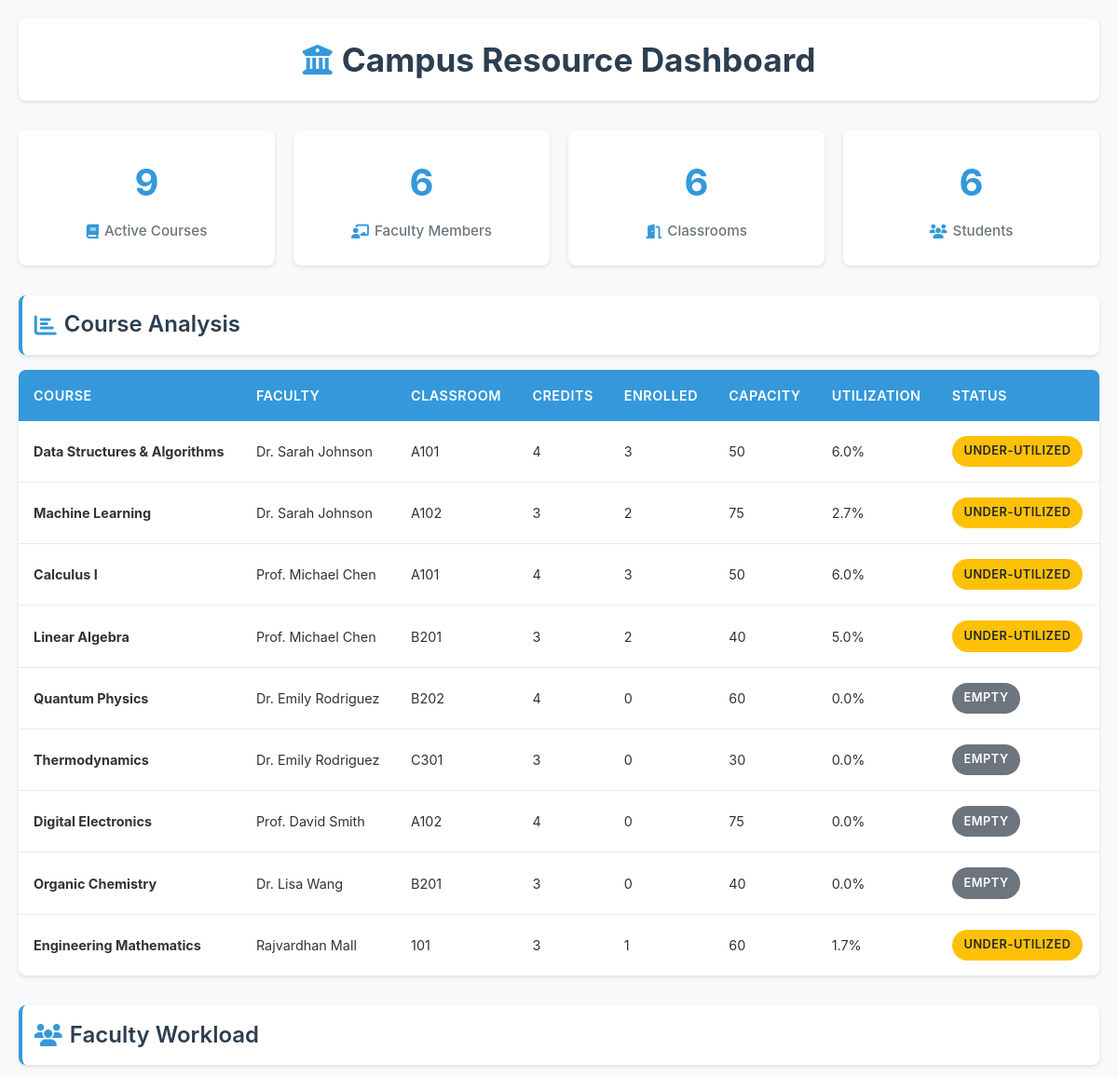
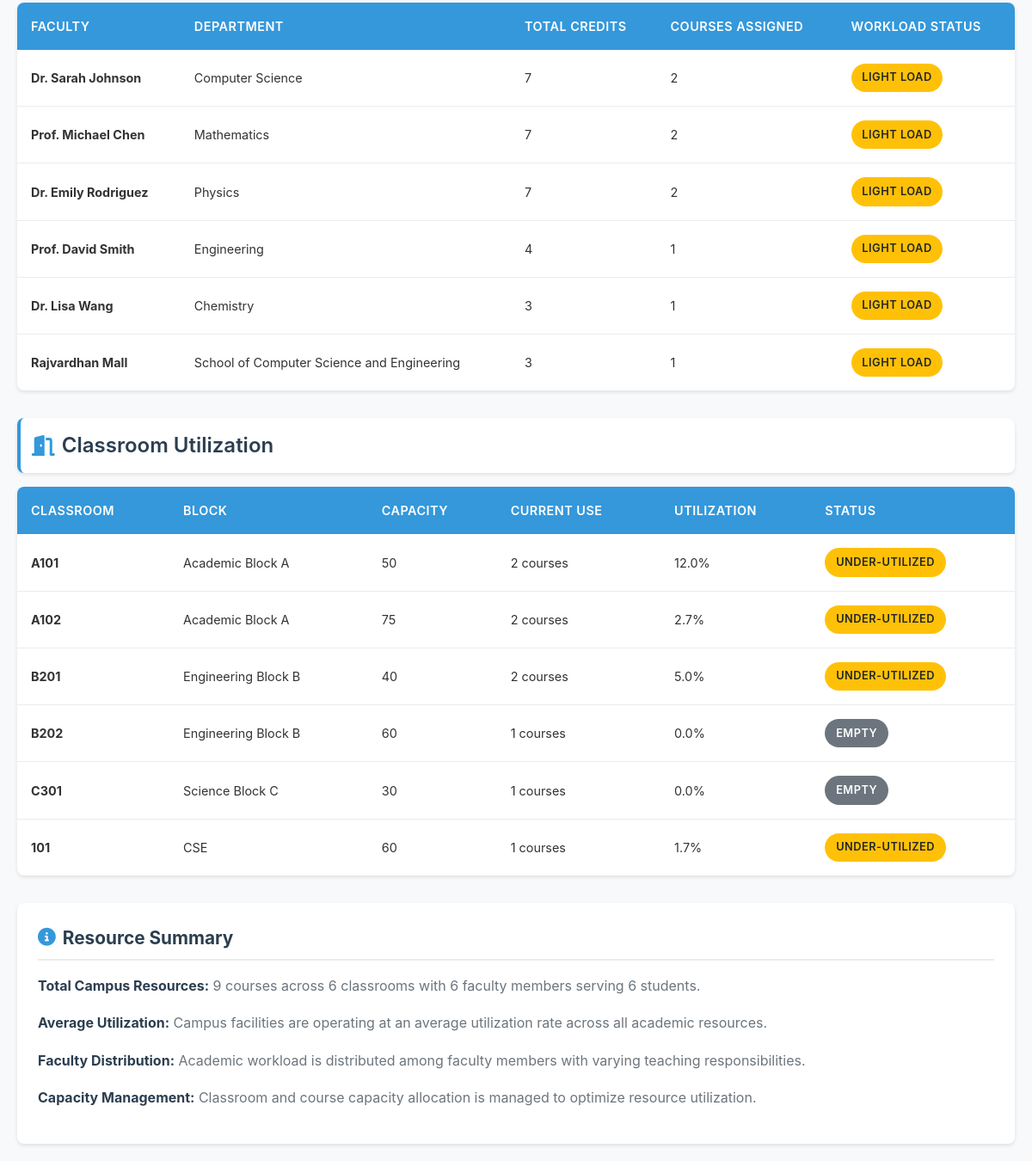
The page / on the database its author committed (2 pictures, top to bottom).
### core/models.py (models this page shows, shortened)
class Course(models.Model):
    name = models.CharField(max_length=100)
    faculty = models.ForeignKey(Faculty, on_delete=models.SET_NULL, null=True)
    classroom = models.ForeignKey(Classroom, on_delete=models.SET_NULL, null=True)
    credits = models.IntegerField()
    def capacity_utilization(self):
        enrolled = self.student_set.count()
        capacity = self.classroom.capacity if self.classroom else 0
        if capacity > 0:
            return (enrolled / capacity) * 100
        return 0
    def utilization_status(self):
        util = self.capacity_utilization()
        if util == 0:
            return "Empty"
        elif util <= 50:
            return "Under-utilized"
        elif util <= 80:
            return "Well-utilized"
        elif util <= 100:
            return "Fully-utilized"
        else:
            return "Over-capacity"
    def enrolled_count(self):
        return self.student_set.count()

class Faculty(models.Model):
    name = models.CharField(max_length=100)
    department = models.CharField(max_length=100)
    def total_workload(self):
        courses = self.course_set.all()
        return sum(course.credits for course in courses)
    def workload_status(self):
        total = self.total_workload()
        if total == 0:
            return "No Load"
        elif total <= 12:
            return "Light Load"
        elif total <= 18:
            return "Normal Load"
        elif total <= 24:
            return "Heavy Load"
        else:
            return "Overloaded"

class Classroom(models.Model):
    block = models.ForeignKey(Block, on_delete=models.CASCADE)
    room_number = models.CharField(max_length=20)
    capacity = models.IntegerField()
    @property
    def name(self):
        return self.room_number
    def capacity_utilization(self):
        if self.capacity == 0:
            return 0
        total_enrolled = 0
        for course in self.course_set.all():
            total_enrolled += course.student_set.count()
        utilization = (total_enrolled / self.capacity) * 100
        return min(utilization, 999)
    def utilization_status(self):
        util = self.capacity_utilization()
        if util == 0:
            return "Empty"
        elif util <= 50:
            return "Under-utilized"
        elif util <= 80:
            return "Well-utilized"
        elif util <= 100:
            return "Fully-utilized"
        else:
            return "Over-capacity"

class Block(models.Model):
    name = models.CharField(max_length=100)

### core/views.py (the view)
# urls.py: path('', views.dashboard, name='dashboard'),
def dashboard(request):
    try:
        courses = Course.objects.select_related('faculty', 'classroom', 'classroom__block').all()
        faculty = Faculty.objects.prefetch_related('course_set').all()
        blocks = Block.objects.all()
        classrooms = Classroom.objects.all()
        students = Student.objects.all()
        try:
            total_capacity = sum(c.classroom.capacity for c in courses if c.classroom)
            total_enrolled = sum(c.enrolled_count() for c in courses)
            avg_utilization = (total_enrolled / total_capacity * 100) if total_capacity > 0 else 0
        except Exception as e:
            logger.warning(f"Error calculating capacity statistics: {e}")
            total_capacity = 0
            total_enrolled = 0
            avg_utilization = 0
        try:
            total_credits = sum(f.total_workload() for f in faculty)
            avg_workload = (total_credits / len(faculty)) if faculty else 0
        except Exception as e:
            logger.warning(f"Error calculating workload statistics: {e}")
            total_credits = 0
            avg_workload = 0
        context = {
            'courses': courses,
            'faculty': faculty,
            'blocks': blocks,
            'classrooms': classrooms,
            'students': students,
            'summary_stats': {
                'total_capacity': total_capacity,
                'total_enrolled': total_enrolled,
                'avg_utilization': round(avg_utilization, 1),
                'total_credits': total_credits,
                'avg_workload': round(avg_workload, 1),
            }
        }
        return render(request, 'dashboard.html', context)
    except Exception as e:
        logger.error(f"Error in dashboard view: {e}")
        return render(request, 'dashboard.html', {
            'courses': Course.objects.none(),
            'faculty': Faculty.objects.none(),
            'blocks': Block.objects.none(),
            'classrooms': Classroom.objects.none(),
            'students': Student.objects.none(),
            'summary_stats': {
                'total_capacity': 0,
                'total_enrolled': 0,
                'avg_utilization': 0,
                'total_credits': 0,
                'avg_workload': 0,
            },
            'error_message': 'Unable to load dashboard data. Please try again later.'
        })

### core/templates/dashboard.html (shortened to what this page needs)
{% load static %}
<!DOCTYPE html>
<html lang="en">
<head>
    <link rel="stylesheet" type="text/css" href="{% static 'css/dashboard.css' %}">
    <link rel="stylesheet" href="https://cdnjs.cloudflare.com/ajax/libs/font-awesome/6.4.0/css/all.min.css">
</head>
<body>
    <div class="container">
        <h1>
            <i class="fas fa-university"></i>
            Campus Resource Dashboard
        </h1>
        <div class="stats-summary">
            <div class="stat-card">
                <div class="stat-number">{{ courses.count }}</div>
                <div class="stat-label">
                    <i class="fas fa-book"></i> Active Courses
                </div>
            </div>
            <div class="stat-card">
                <div class="stat-number">{{ faculty.count }}</div>
                <div class="stat-label">
                    <i class="fas fa-chalkboard-teacher"></i> Faculty Members
                </div>
            </div>
            <div class="stat-card">
                <div class="stat-number">{{ classrooms.count }}</div>
                <div class="stat-label">
                    <i class="fas fa-door-open"></i> Classrooms
                </div>
            </div>
            <div class="stat-card">
                <div class="stat-number">{{ students.count }}</div>
                <div class="stat-label">
                    <i class="fas fa-users"></i> Students
                </div>
            </div>
        </div>
        <h2>
            <i class="fas fa-chart-bar"></i> Course Analysis
        </h2>
        <div class="table-container">
            <table>
                <thead>
                    <tr>
                        <th>Course</th>
                        <th>Faculty</th>
                        <th>Classroom</th>
                        <th>Credits</th>
                        <th>Enrolled</th>
                        <th>Capacity</th>
                        <th>Utilization</th>
                        <th>Status</th>
                    </tr>
                </thead>
                <tbody>
                    {% for course in courses %}
                    <tr>
                        <td><strong>{{ course.name }}</strong></td>
                        <td>{{ course.faculty.name|default:"Not Assigned" }}</td>
                        <td>{{ course.classroom.name|default:"Not Assigned" }}</td>
                        <td>{{ course.credits }}</td>
                        <td>{{ course.enrolled_count }}</td>
                        <td>{{ course.classroom.capacity|default:"N/A" }}</td>
                        <td>{{ course.capacity_utilization|floatformat:1 }}%</td>
                        <td><span class="status {{ course.utilization_status|lower }}">{{ course.utilization_status }}</span></td>
                    </tr>
                    {% empty %}
                    <tr>
                        <td colspan="8">No courses available</td>
                    </tr>
                    {% endfor %}
                </tbody>
            </table>
        </div>
        <h2>
            <i class="fas fa-users"></i> Faculty Workload
        </h2>
        <div class="table-container">
            <table>
                <thead>
                    <tr>
                        <th>Faculty</th>
                        <th>Department</th>
                        <th>Total Credits</th>
                        <th>Courses Assigned</th>
                        <th>Workload Status</th>
                    </tr>
                </thead>
                <tbody>
                    {% for member in faculty %}
                    <tr>
                        <td><strong>{{ member.name }}</strong></td>
                        <td>{{ member.department|default:"Not Assigned" }}</td>
                        <td>{{ member.total_workload }}</td>
                        <td>{{ member.course_set.count }}</td>
                        <td><span class="status {{ member.workload_status|lower }}">{{ member.workload_status }}</span></td>
                    </tr>
                    {% empty %}
                    <tr>
                        <td colspan="5">No faculty members available</td>
                    </tr>
                    {% endfor %}
                </tbody>
            </table>
        </div>
        <h2>
            <i class="fas fa-door-open"></i> Classroom Utilization
        </h2>
        <div class="table-container">
            <table>
                <thead>
                    <tr>
                        <th>Classroom</th>
                        <th>Block</th>
                        <th>Capacity</th>
                        <th>Current Use</th>
                        <th>Utilization</th>
                        <th>Status</th>
                    </tr>
                </thead>
                <tbody>
                    {% for classroom in classrooms %}
                    <tr>
                        <td><strong>{{ classroom.name }}</strong></td>
                        <td>{{ classroom.block.name }}</td>
                        <td>{{ classroom.capacity }}</td>
                        <td>{{ classroom.course_set.count }} courses</td>
                        <td>{{ classroom.capacity_utilization|floatformat:1 }}%</td>
                        <td><span class="status {{ classroom.utilization_status|lower }}">{{ classroom.utilization_status }}</span></td>
                    </tr>
                    {% empty %}
                    <tr>
                        <td colspan="6">No classrooms available</td>
                    </tr>
                    {% endfor %}
                </tbody>
            </table>
        </div>
        <div class="resource-summary">
            <h3><i class="fas fa-info-circle"></i> Resource Summary</h3>
            <p><strong>Total Campus Resources:</strong> {{ courses.count }} courses across {{ classrooms.count }} classrooms with {{ faculty.count }} faculty members serving {{ students.count }} students.</p>
            {% if courses %}
                <p><strong>Average Utilization:</strong> Campus facilities are operating at an average utilization rate across all academic resources.</p>
                <p><strong>Faculty Distribution:</strong> Academic workload is distributed among faculty members with varying teaching responsibilities.</p>
                <p><strong>Capacity Management:</strong> Classroom and course capacity allocation is managed to optimize resource utilization.</p>
            {% else %}
                <p><strong>No Data Available:</strong> Please add courses, faculty, and classroom data to view detailed analytics.</p>
            {% endif %}
        </div>
    </div>
</body>
</html>

### core/static/css/dashboard.css (style rules this page uses)
* { margin: 0; padding: 0; box-sizing: border-box; }
body { font-family: -apple-system, BlinkMacSystemFont, 'Segoe UI', Roboto, sans-serif; background-color: #f8f9fa; color: #333; line-height: 1.6; padding: 20px; }
.container { max-width: 1200px; margin: 0 auto; }
h1 { color: #2c3e50; font-size: 2.2rem; font-weight: 700; margin-bottom: 2rem; text-align: center; padding: 1rem; background: white; border-radius: 8px; box-shadow: 0 2px 4px rgba(0,0,0,0.1); display: flex; align-items: center; justify-content: center; gap: 10px; }
h1 i { color: #3498db; font-size: 2rem; }
h2 { color: #2c3e50; font-size: 1.5rem; font-weight: 600; margin: 2rem 0 1rem 0; padding: 0.8rem; background: white; border-radius: 8px; border-left: 4px solid #3498db; box-shadow: 0 2px 4px rgba(0,0,0,0.1); display: flex; align-items: center; gap: 8px; }
h2 i { color: #3498db; }
.stats-summary { display: grid; grid-template-columns: repeat(auto-fit, minmax(220px, 1fr)); gap: 20px; margin-bottom: 2rem; }
.stat-card { background: white; padding: 1.5rem; border-radius: 8px; text-align: center; box-shadow: 0 2px 4px rgba(0,0,0,0.1); transition: transform 0.2s ease; }
.stat-number { font-size: 2.5rem; font-weight: 700; color: #3498db; margin-bottom: 0.5rem; }
.stat-label { font-size: 0.95rem; color: #6c757d; font-weight: 500; display: flex; align-items: center; justify-content: center; gap: 6px; }
.stat-label i { color: #3498db; }
.table-container { background: white; border-radius: 8px; box-shadow: 0 2px 4px rgba(0,0,0,0.1); margin-bottom: 2rem; overflow: hidden; }
table { width: 100%; border-collapse: collapse; }
thead th { background: #3498db; color: white; padding: 1rem; font-weight: 600; text-align: left; font-size: 0.9rem; text-transform: uppercase; letter-spacing: 0.5px; }
tbody td { padding: 1rem; border-bottom: 1px solid #e9ecef; font-size: 0.9rem; }
tbody tr:last-child td { border-bottom: none; }
.status { padding: 0.4rem 0.8rem; border-radius: 20px; font-size: 0.8rem; font-weight: 600; text-transform: uppercase; letter-spacing: 0.5px; display: inline-block; }
.empty, .noload, .no.load { background: #6c757d; color: white; }
.underutilized, .under-utilized, .lightload, .light.load { background: #ffc107; color: #212529; }
.resource-summary { background: white; padding: 1.5rem; border-radius: 8px; box-shadow: 0 2px 4px rgba(0,0,0,0.1); margin-top: 2rem; }
.resource-summary h3 { color: #2c3e50; font-size: 1.3rem; margin-bottom: 1rem; display: flex; align-items: center; gap: 8px; border-bottom: 2px solid #e9ecef; padding-bottom: 0.5rem; }
.resource-summary h3 i { color: #3498db; }
.resource-summary p { margin-bottom: 1rem; color: #6c757d; line-height: 1.7; }
.resource-summary strong { color: #2c3e50; }

### rows shown on the page
Course: name "Data Structures & Algorithms", faculty.name "Dr. Sarah Johnson", classroom.name "A101", credits "4", enrolled_count "3", classroom.capacity "50", capacity_utilization "6.0", utilization_status "UNDER-UTILIZED"
Course: name "Machine Learning", faculty.name "Dr. Sarah Johnson", classroom.name "A102", credits "3", enrolled_count "2", classroom.capacity "75", capacity_utilization "2.7", utilization_status "UNDER-UTILIZED"
Course: name "Calculus I", faculty.name "Prof. Michael Chen", classroom.name "A101", credits "4", enrolled_count "3", classroom.capacity "50", capacity_utilization "6.0", utilization_status "UNDER-UTILIZED"
Course: name "Linear Algebra", faculty.name "Prof. Michael Chen", classroom.name "B201", credits "3", enrolled_count "2", classroom.capacity "40", capacity_utilization "5.0", utilization_status "UNDER-UTILIZED"
Course: name "Quantum Physics", faculty.name "Dr. Emily Rodriguez", classroom.name "B202", credits "4", enrolled_count "0", classroom.capacity "60", capacity_utilization "0.0", utilization_status "EMPTY"
Course: name "Thermodynamics", faculty.name "Dr. Emily Rodriguez", classroom.name "C301", credits "3", enrolled_count "0", classroom.capacity "30", capacity_utilization "0.0", utilization_status "EMPTY"
Course: name "Digital Electronics", faculty.name "Prof. David Smith", classroom.name "A102", credits "4", enrolled_count "0", classroom.capacity "75", capacity_utilization "0.0", utilization_status "EMPTY"
Course: name "Organic Chemistry", faculty.name "Dr. Lisa Wang", classroom.name "B201", credits "3", enrolled_count "0", classroom.capacity "40", capacity_utilization "0.0", utilization_status "EMPTY"
Course: name "Engineering Mathematics", faculty.name "Rajvardhan Mall", classroom.name "101", credits "3", enrolled_count "1", classroom.capacity "60", capacity_utilization "1.7", utilization_status "UNDER-UTILIZED"
Faculty: name "Dr. Sarah Johnson", department "Computer Science", total_workload "7", course_set.count "2", workload_status "LIGHT LOAD"
Faculty: name "Prof. Michael Chen", department "Mathematics", total_workload "7", course_set.count "2", workload_status "LIGHT LOAD"
Faculty: name "Dr. Emily Rodriguez", department "Physics", total_workload "7", course_set.count "2", workload_status "LIGHT LOAD"
Faculty: name "Prof. David Smith", department "Engineering", total_workload "4", course_set.count "1", workload_status "LIGHT LOAD"
Faculty: name "Dr. Lisa Wang", department "Chemistry", total_workload "3", course_set.count "1", workload_status "LIGHT LOAD"
Faculty: name "Rajvardhan Mall", department "School of Computer Science and Engineering", total_workload "3", course_set.count "1", workload_status "LIGHT LOAD"
Classroom: name "A101", block.name "Academic Block A", capacity "50", course_set.count "2", capacity_utilization "12.0", utilization_status "UNDER-UTILIZED"
Classroom: name "A102", block.name "Academic Block A", capacity "75", course_set.count "2", capacity_utilization "2.7", utilization_status "UNDER-UTILIZED"
Classroom: name "B201", block.name "Engineering Block B", capacity "40", course_set.count "2", capacity_utilization "5.0", utilization_status "UNDER-UTILIZED"
Classroom: name "B202", block.name "Engineering Block B", capacity "60", course_set.count "1", capacity_utilization "0.0", utilization_status "EMPTY"
Classroom: name "C301", block.name "Science Block C", capacity "30", course_set.count "1", capacity_utilization "0.0", utilization_status "EMPTY"
Classroom: name "101", block.name "CSE", capacity "60", course_set.count "1", capacity_utilization "1.7", utilization_status "UNDER-UTILIZED"

### other values the page prints
{{ courses.count }} "9"
{{ faculty.count }} "6"
{{ classrooms.count }} "6"
{{ students.count }} "6"
